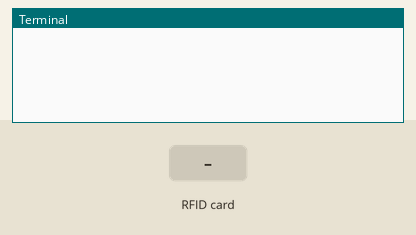
The program below on a simulated Raspberry Pi (BCM pin numbers). Shown: the last lines printed to the terminal. The inputs (shaded band) are chosen by the test bench. The RFID card's data blocks start empty.

Above: at 1.2 s.
1.3 s: RFID card 5E 7A 19 C4 held to the reader
At 1.42 s:
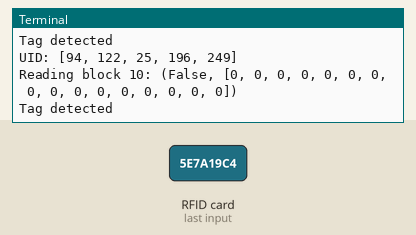
At 3.2 s:
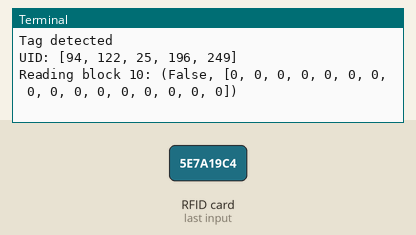

Measured:
- after the input at 1.3 s, the terminal: prints a new line at once (image 1)

The program:

rfid.py
```python
from pirc522 import RFID
rdr = RFID()

while True:
  rdr.wait_for_tag()
  (error, tag_type) = rdr.request()
  if not error:
    print("Tag detected")
    (error, uid) = rdr.anticoll()
    if not error:
      print("UID: " + str(uid))
      # Select Tag is required before Auth
      if not rdr.select_tag(uid):
        # Auth for block 10 (block 2 of sector 2) using default shipping key A
        if not rdr.card_auth(rdr.auth_a, 10, [0xFF, 0xFF, 0xFF, 0xFF, 0xFF, 0xFF], uid):
          # This will print something like (False, [0, 0, 0, 0, 0, 0, 0, 0, 0, 0, 0, 0, 0, 0, 0, 0])
          print("Reading block 10: " + str(rdr.read(10)))
          # Always stop crypto1 when done working
          rdr.stop_crypto()

# Calls GPIO cleanup
rdr.cleanup()
```
